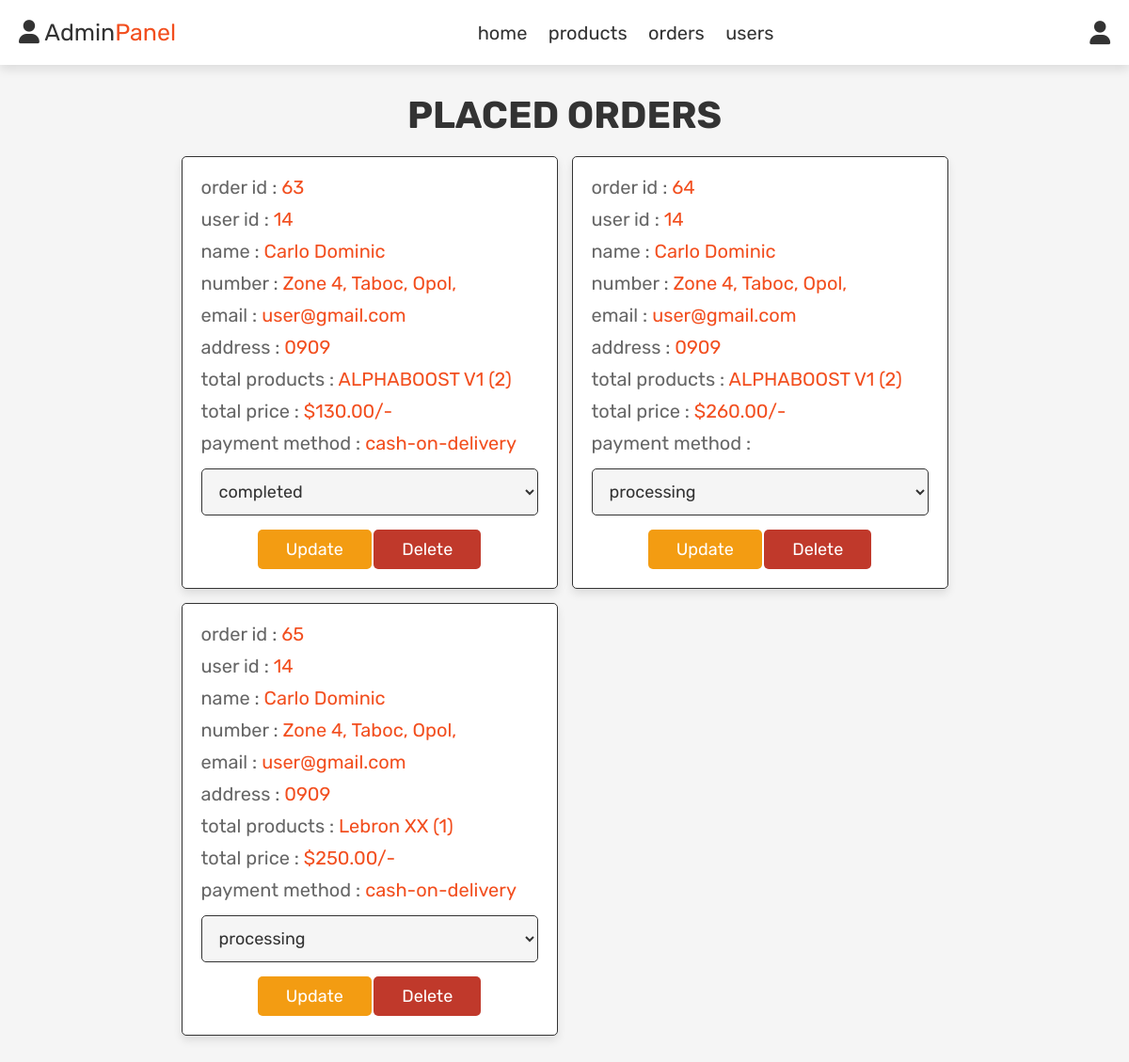
The app's page /admin_orders.php (signed in) with its own data.
### tables this page shows
CREATE TABLE `orders` (
  `order_id` int(11) NOT NULL,
  `customer_id` int(11) NOT NULL,
  `product_id` int(11) DEFAULT NULL,
  `order_date` date NOT NULL,
  `order_quantity` int(11) DEFAULT NULL,
  `total_amount` decimal(10,2) NOT NULL,
  `status` varchar(50) DEFAULT 'processing'
);

CREATE TABLE `customers` (
  `customer_id` int(11) NOT NULL,
  `customer_name` varchar(255) NOT NULL,
  `email` varchar(255) NOT NULL,
  `shipping_address` varchar(255) NOT NULL,
  `password` varchar(255) NOT NULL,
  `contact_number` varchar(20) DEFAULT NULL
);

CREATE TABLE `products` (
  `product_id` int(11) NOT NULL,
  `category_id` int(11) NOT NULL,
  `supplier_id` int(11) NOT NULL,
  `name` varchar(100) NOT NULL,
  `price` decimal(10,2) NOT NULL,
  `image` varchar(100) NOT NULL,
  `discounted_price` decimal(10,2) DEFAULT 0.00,
  `description` text DEFAULT NULL
);

CREATE TABLE `payments` (
  `payment_id` int(11) NOT NULL,
  `order_id` int(11) NOT NULL,
  `payment_date` date DEFAULT NULL,
  `amount` decimal(10,2) NOT NULL,
  `payment_method` varchar(50) DEFAULT NULL
);

### admin_orders.php (the view, shortened to what this page needs)
<?php
include 'config.php';
?>
<!DOCTYPE html>
<html lang="en">
<head>
   <link rel="stylesheet" href="https://cdnjs.cloudflare.com/ajax/libs/font-awesome/6.0.0/css/all.min.css">
   <link rel="stylesheet" href="css/admin_style.css">
</head>
<body>
<?php include 'admin_header.php'; ?>
<section class="orders">
   <h1 class="title">placed orders</h1>
   <div class="box-container">
      <?php
      $select_orders = mysqli_query($conn, "SELECT *, o.order_id
      FROM orders o
      JOIN products p ON o.product_id = p.product_id
      JOIN customers c ON o.customer_id = c.customer_id
      LEFT JOIN shipping s ON o.order_id = s.order_id
      LEFT JOIN payments pm ON o.order_id = pm.order_id;") or die('query failed');
      if(mysqli_num_rows($select_orders) > 0){
         while($fetch_orders = mysqli_fetch_assoc($select_orders)){
      ?>
      <div class="box">
         <p> order id : <span><?php echo $fetch_orders['order_id']; ?></span> </p>
         <p> user id : <span><?php echo $fetch_orders['customer_id']; ?></span> </p>
         <p> name : <span><?php echo $fetch_orders['customer_name']; ?></span> </p>
         <p> number : <span><?php echo $fetch_orders['contact_number']; ?></span> </p>
         <p> email : <span><?php echo $fetch_orders['email']; ?></span> </p>
         <p> address : <span><?php echo $fetch_orders['shipping_address']; ?></span> </p>
         <p> total products : <span><?php echo $fetch_orders['name']; ?> (<?php echo $fetch_orders['order_quantity']; ?>)</span> </p>
         <p> total price : <span>$<?php echo $fetch_orders['total_amount']; ?>/-</span> </p>
         <p> payment method : <span><?php echo $fetch_orders['payment_method']; ?></span> </p>
         <form action="" method="post">
            <select name="update_status">
               <option value="" selected disabled><?php echo $fetch_orders['status']; ?></option>
            </select>
            <input type="submit" value="update" name="update_order" class="option-btn">
            <a href="admin_orders.php?delete=<?php echo $fetch_orders['order_id']; ?>" onclick="return confirm('delete this order?');" class="delete-btn">delete</a>
         </form>
      </div>
      <?php
         }
      }else{
         echo '<p class="empty">no orders placed yet!</p>';
      }
      ?>
   </div>
</section>
</body>
</html>

### css/admin_style.css (style rules this page uses)
:root { --purple:#f24e1e; --red:#c0392b; --orange:#f39c12; --black:#333; --white:#fff; --light-color:#666; --light-white:#ccc; --light-bg:#f5f5f5; --border:.1rem solid var(--black); --box-shadow:0 .5rem 1rem rgba(0,0,0,.1); }
* { font-family: 'Rubik', sans-serif; margin:0; padding:0; box-sizing: border-box; outline: none; border:none; text-decoration: none; transition:all .2s linear; }
html { font-size: 62.5%; overflow-x: hidden; }
body { background-color: var(--light-bg); }
section { padding:3rem 2rem; }
.title { text-align: center; margin-bottom: 2rem; text-transform: uppercase; color:var(--black); font-size: 4rem; }
.btn, .option-btn, .delete-btn, .white-btn { display: inline-block; margin-top: 1rem; padding:1rem 3rem; cursor: pointer; color:var(--white); font-size: 1.8rem; border-radius: .5rem; text-transform: capitalize; }
.option-btn { background-color: var(--orange); }
.delete-btn { background-color: var(--red); }
.orders .box-container { display: grid; grid-template-columns: repeat(auto-fit, 40rem); justify-content: center; gap:1.5rem; max-width: 1200px; margin:0 auto; align-items: flex-start; }
.orders .box-container .box { background-color: var(--white); padding:2rem; border:var(--border); box-shadow: var(--box-shadow); border-radius: .5rem; }
.orders .box-container .box p { padding-bottom: 1rem; font-size: 2rem; color:var(--light-color); }
.orders .box-container .box p span { color:var(--purple); }
.orders .box-container .box form { text-align: center; }
.orders .box-container .box form select { border-radius: .5rem; margin:.5rem 0; width: 100%; background-color: var(--light-bg); border:var(--border); padding:1.2rem 1.4rem; font-size: 1.8rem; color:var(--black); }

### records on screen
orders: order_id "63", customer.customer_id "14", customer.customer_name "Carlo Dominic", customer.contact_number "Zone 4, Taboc, Opol,", customer.email "user@gmail.com", customer.shipping_address "0909", product.name "ALPHABOOST V1", order_quantity "2", total_amount "130.00", payments.payment_method "cash-on-delivery", update_status "completed"
orders: order_id "64", customer.customer_id "14", customer.customer_name "Carlo Dominic", customer.contact_number "Zone 4, Taboc, Opol,", customer.email "user@gmail.com", customer.shipping_address "0909", product.name "ALPHABOOST V1", order_quantity "2", total_amount "260.00", update_status "processing"
orders: order_id "65", customer.customer_id "14", customer.customer_name "Carlo Dominic", customer.contact_number "Zone 4, Taboc, Opol,", customer.email "user@gmail.com", customer.shipping_address "0909", product.name "Lebron XX", order_quantity "1", total_amount "250.00", payments.payment_method "cash-on-delivery", update_status "processing"
